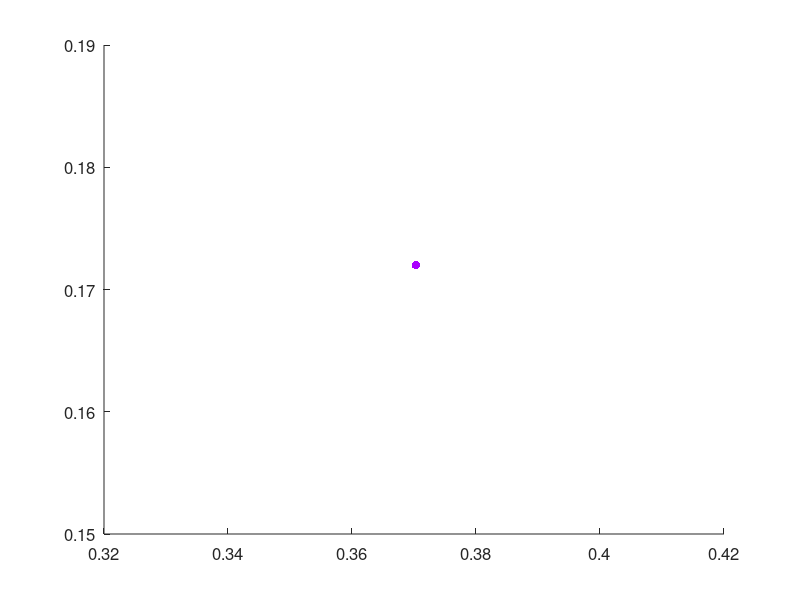

The MATLAB source for this figure: (Note: this script raises an error after producing the figure.)
fileID = fopen('CSIQVideo_DMOS.txt');
formatSpec = '%s %f %f';
CSIQVideo_DMOSread = textscan(fileID,formatSpec);
fclose(fileID);
numSeq = length(CSIQVideo_DMOSread{1});

fileID = fopen('CSIQVideo_VQMresults.txt');
formatSpec = '%s %f';
CSIQVideo_VQMresults = textscan(fileID,formatSpec);
fclose(fileID);

seqNames = CSIQVideo_DMOSread{1};
dmosVec = CSIQVideo_DMOSread{2};
vqmVec = CSIQVideo_VQMresults{2};
mosVec = 1-dmosVec/100;
[mosSorted, ind] = sort(mosVec, 'ascend');
vqmSorted = vqmVec(ind);

numDistortions = 6;
numLevels = 3;

%% Plot results - 1-DMOS vs. objective metric result

%dmos_sorted = csvread('CSIQdmos_sorted.csv');
%dmos_to_mos = 1-dmos_sorted;
%[dmos_ascending, ascending_indices] = sort(dmos_to_mos, 'ascend');

levels = [1:numLevels]';
LUT_level = repmat(levels, numSeq/numLevels, 1);
types = 1:numDistortions;
LUT_type = repmat(reshape(repmat(types, numLevels, 1), numLevels*numDistortions, 1), numSeq/(numDistortions*numLevels), 1);
LUT_level_sorted_asc = LUT_level(ind);
LUT_type_sorted_asc = LUT_type(ind);
colors = prism(numDistortions);
alphas = LUT_level_sorted_asc/numLevels;
metricNames = {'VQM'};
%for i = 1:size(featuremat,2)
i = 1;
    h = figure; hold on; set(gca,'FontSize',12)
    for j = 1:length(mosSorted)
        level_j = LUT_level_sorted_asc(j);
        color_j = colors(LUT_type_sorted_asc(j),:);
        s = scatter(vqmSorted(j), mosSorted(j), 'MarkerEdgeColor', 'None', 'MarkerFaceColor', color_j, 'LineWidth', 5);
        s.MarkerFaceAlpha = alphas(j);
    end
    xlabel(metricNames{i});
    ylabel('1-DMOS');
    title(sprintf('Subjective scores vs. %s', metricNames{i}));
    % Uncomment following lines if you want to display the legend
    % lbl = {'H.264/AVC','WIRELESS','MJPEG','SNOW','AWGN','HEVC/H.265'};
    % for ii = 1:size(colors,1)
    %     p(ii) = patch(NaN, NaN, colors(ii,:));
    % end
    % legend(p, lbl);
    saveas(h, sprintf('DMOS_vs_%s.png',metricNames{i}));
    close(h);
%end

%% PCC computations

%for i = 1:size(featuremat,2)
i = 1;
    currFeat = vqmSorted(:,i);
    if find(isnan(currFeat))
        currFeat(isnan(vqmSorted(:,i)))=[];
        mosCopy = mosSorted;
        mosCopy(isnan(mosSorted(:,i)))=[];
        [pcorr(i), pval(i)] = corr(currFeat, mosCopy, 'type', 'pearson');
    else    
        [pcorr(i), pval(i)] = corr(vqmSorted(:,i), mosSorted, 'type', 'pearson');
    end        
%end

